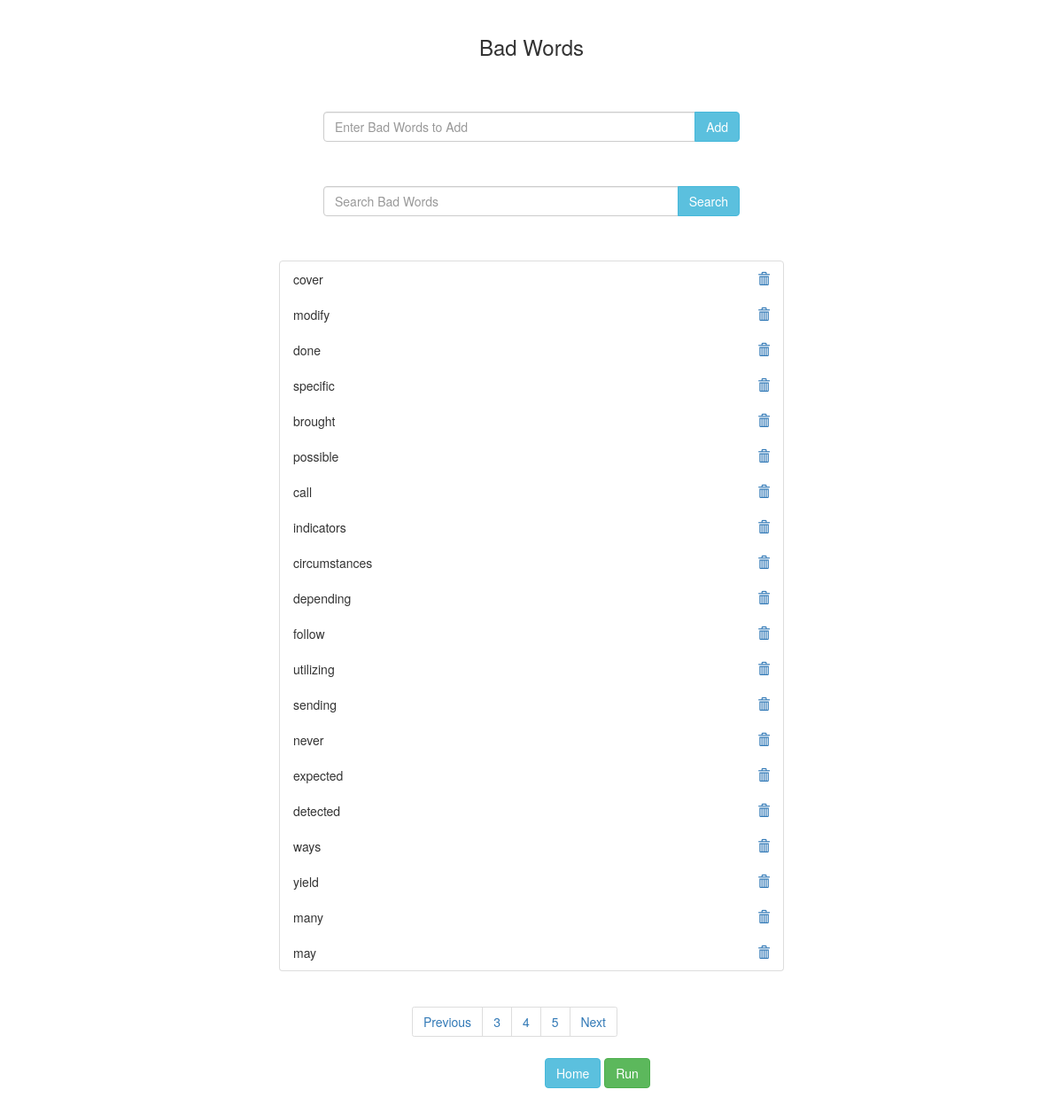
The page /badwords?page=4 on the database its author committed.
### link/models.py (models this page shows, shortened)
class word(models.Model):
    name = models.CharField(max_length = 200)

### link/views.py (the view)
# urls.py: path('badwords',views.badwords,name = 'badwords'),
def badwords(request):
    try:
        add = request.GET["add"]
        if len(word.objects.filter(name=add.strip())) == 0:
            print("Doesnt Exist")
            it = word(name=add.strip())
            it.save()
            messages.info(request, "The word is added")
        else:
            messages.info(request, "The word exists")
    except:
        print()
    finally:
        words = word.objects.all()
        try:
            query = request.GET["searchb"]
            if query:
                words = words.filter(name = query.strip())
        except:
            print()
        paginator = Paginator(words,20)
        page_number = request.GET.get('page')
        word_obj = paginator.get_page(page_number)
        return render(request,'badwords.html',{'word_obj':word_obj})

### templates/badwords.html (shortened to what this page needs)
{% load static %}
<!DOCTYPE html>
<html lang="en" dir="ltr">
  <head>
    <link rel="stylesheet" href="https://stackpath.bootstrapcdn.com/bootstrap/4.4.1/css/bootstrap.min.css">
    <link rel="stylesheet" href="https://maxcdn.bootstrapcdn.com/bootstrap/3.4.1/css/bootstrap.min.css">
    <link rel="stylesheet" href="https://ajax.googleapis.com/ajax/libs/jqueryui/1.12.1/themes/smoothness/jquery-ui.css">
    <link rel="stylesheet" href="https://cdnjs.cloudflare.com/ajax/libs/jquery-autocomplete/1.0.7/jquery.auto-complete.min.css">
  </head>
  <body>
      <div id="app-layout-body" class="container-fluid body-content" style="width:50vw;">
        <br>
        <h3 style="text-align:center;">Bad Words</h3>
        <form style="padding:50px;">
          <div class="input-group">
            <input type="text" class="form-control" placeholder="Enter Bad Words to Add" name="add">
            <div class="input-group-btn">
              <button type="submit" class="btn btn-info">Add</button>
            </div>
          </div>
        </form>
        <form style="padding:50px;padding-top:0px;">
          <div class="input-group">
            <input type="text" class="form-control" placeholder="Search Bad Words" name="searchb" value="{{ request.GET.searchb }}">
            <div class="input-group-btn">
              <button type="submit" class="btn btn-info">Search</button>
            </div>
          </div>
        </form>
        <ul class="list-group">
          {% for obj in word_obj %}
            <li class="list-group-item d-flex justify-content-between align-items-center">
              {{obj.name}}
              <a href="{% url 'remove' obj.id %}">
                <span class="glyphicon glyphicon-trash"></span>
              </a>
            </li>
          {% endfor %}
        </ul>
        <nav aria-label="Page navigation example" style="padding-left: 150px;">
          <ul class="pagination">
            {% if word_obj.has_previous %}
              <li class="page-item"><a class="page-link" href="?page={{word_obj.previous_page_number}}">Previous</a></li>
              <li class="page-item"><a class="page-link" href="?page={{word_obj.previous_page_number}}">{{word_obj.previous_page_number}}</a></li>
            {% endif %}
            <li class="page-item"><a class="page-link" href="?page={{word_obj.number}}">{{word_obj.number}}</a></li>
            {% if word_obj.has_next %}
              <li class="page-item"><a class="page-link" href="?page={{word_obj.next_page_number}}">{{word_obj.next_page_number}}</a></li>
              <li class="page-item"><a class="page-link" href="?page={{word_obj.next_page_number}}">Next</a></li>
            {% endif %}
          </ul>
        </nav>
        <a href="/"><button type="button" class="btn btn-info" style="margin-left:300px;" >Home</button></a>
        <a href="run" id="my_form"><button type="button" class="btn btn-success">Run</button></a>
        <br>
        <br>
        <br>
        <br>
      </div>
  </body>
</html>

### rows shown on the page
word: name "cover"
word: name "modify"
word: name "done"
word: name "specific"
word: name "brought"
word: name "possible"
word: name "call"
word: name "indicators"
word: name "circumstances"
word: name "depending"
word: name "follow"
word: name "utilizing"
word: name "sending"
word: name "never"
word: name "expected"
word: name "detected"
word: name "ways"
word: name "yield"
word: name "many"
word: name "may"

### other values the page prints
{{ word_obj.previous_page_number }} "3"
{{ word_obj.number }} "4"
{{ word_obj.next_page_number }} "5"
